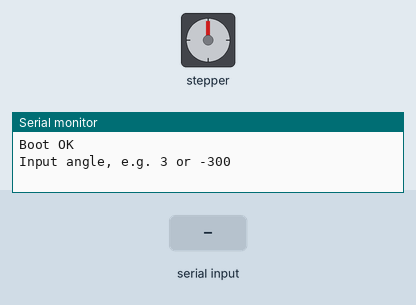
This sketch was run on a simulated ESP32. Parts: stepper motor, the last lines printed to the serial monitor. Wiring (inferred from the names in the program): stepper motor driver (200 steps per turn assumed): step GPIO 39; direction GPIO 40. The inputs (shaded band) are chosen by the test bench.

Above: at 3.2 s.
3.3 s: "200\n" received over Serial
At 4.9 s:
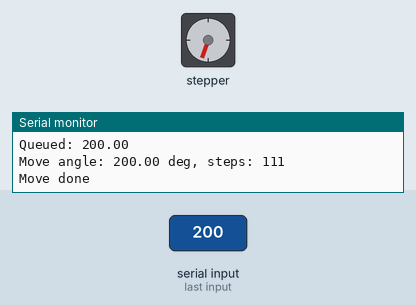
5.4 s: "5\n" received over Serial
At 6.4 s:
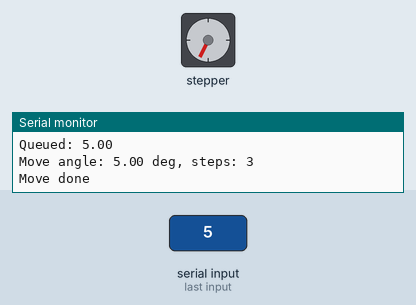
6.9 s: "90\n" received over Serial
At 7.8 s:
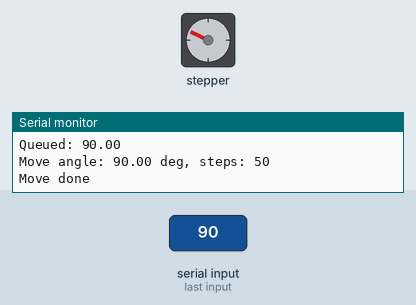
8.7 s: "5\n" received over Serial
At 9.2 s:
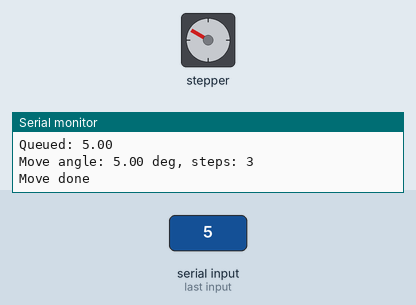
10.2 s: "90\n" received over Serial
At 11.4 s:
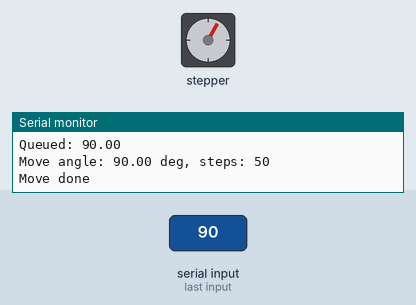
12.0 s: "200\n" received over Serial
At 13.9 s:
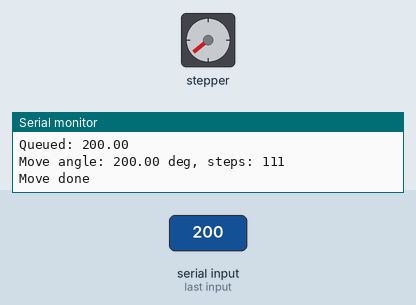
Timing chart, 0 to 15.1 s (numbered marks = the images above; inputs shaded):
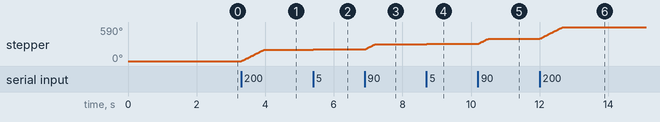

The sketch:

02_open_loop_control.ino
```cpp
#include <math.h>

#define STEP_PIN 39
#define DIR_PIN 40

const float STEP_ANGLE = 1.8;
const int STEP_DELAY_US = 3000;

QueueHandle_t angleQueue;

bool isValidNumber(String s) {
  if (s.length() == 0) return false;

  char *endptr;
  strtof(s.c_str(), &endptr);

  return (*endptr == '\0');
}

void oneStep(bool dir) {
  digitalWrite(DIR_PIN, dir);
  delayMicroseconds(20);

  digitalWrite(STEP_PIN, HIGH);
  delayMicroseconds(STEP_DELAY_US);

  digitalWrite(STEP_PIN, LOW);
  delayMicroseconds(STEP_DELAY_US);
}

void serialTask(void *pvParameters) {
  while (true) {
    if (Serial.available()) {
      String input = Serial.readStringUntil('\n');
      input.trim();

      if (!isValidNumber(input)) {
        Serial.println("ERR: invalid number");
        continue;
      }

      float angle = input.toFloat();

      if (angle < -64800 || angle > 64800) {
        Serial.println("ERR: range error");
        continue;
      }

      xQueueSend(angleQueue, &angle, portMAX_DELAY);

      Serial.print("Queued: ");
      Serial.println(angle);
    }

    vTaskDelay(pdMS_TO_TICKS(10));
  }
}

void motorTask(void *pvParameters) {
  float angle;

  while (true) {
    if (xQueueReceive(angleQueue, &angle, portMAX_DELAY)) {
      bool dir = angle >= 0;
      long steps = lround(fabs(angle) / STEP_ANGLE);

      Serial.print("Move angle: ");
      Serial.print(angle);
      Serial.print(" deg, steps: ");
      Serial.println(steps);

      for (long i = 0; i < steps; i++) {
        oneStep(dir);

        if (i % 100 == 0) {
          vTaskDelay(1);
        }
      }

      Serial.println("Move done");
    }
  }
}

void setup() {
  Serial.begin(115200);
  delay(2000);

  Serial.println("Boot OK");

  pinMode(STEP_PIN, OUTPUT);
  pinMode(DIR_PIN, OUTPUT);

  digitalWrite(STEP_PIN, LOW);
  digitalWrite(DIR_PIN, LOW);

  angleQueue = xQueueCreate(10, sizeof(float));

  if (angleQueue == NULL) {
    Serial.println("ERR: queue create failed");
    while (true) delay(1000);
  }

  xTaskCreate(serialTask, "Serial Task", 4096, NULL, 1, NULL);
  xTaskCreate(motorTask, "Motor Task", 4096, NULL, 2, NULL);

  Serial.println("Input angle, e.g. 3 or -300");
}

void loop() {
  vTaskDelay(pdMS_TO_TICKS(1000));
}
```

Measured:
- after the input at 3.3 s, stepper: turns 199° clockwise in 0.67 s, starting at once
- after the input at 5.4 s, stepper: goes 201° 0.01 s, then 205°, starting at once
- after the input at 6.9 s, stepper: turns 90° clockwise in 0.31 s, starting at once
- after the input at 8.7 s, stepper: goes 297° 0.01 s, then 300°, starting at once
- after the input at 10.2 s, stepper: turns 90° clockwise in 0.31 s, starting at once
- after the input at 12.0 s, stepper: turns 200° clockwise in 0.67 s, starting at once
